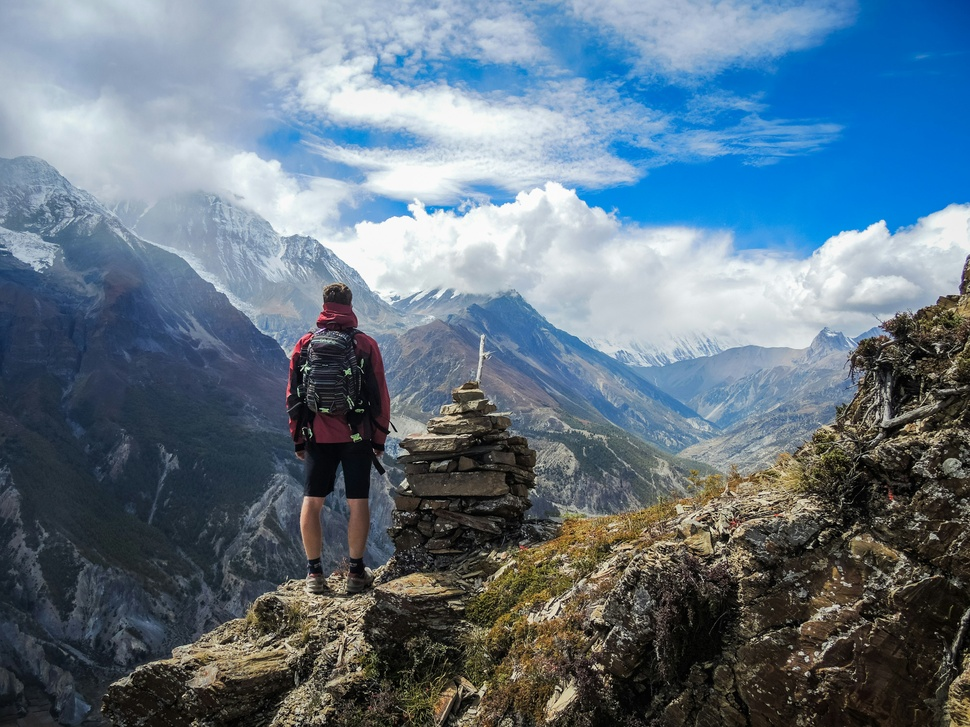
#> input picture Task1/imageq5.jpg, 970 x 727 px, shrunk from 4000 x 3000 before the run, given in place of image1.png, which was not available; the run also reads 1 picture not shown here
$ jupyter execute --allow-errors 2024pcr0046_IP_Assignment_3.ipynb   (text cells are left out)
#> lines starting #> are read from the running program, lines starting #| are printed output that depends on the picture; pictures that were not available may be replaced by others from this repository, and a replacement may not be noted
[cell 1]
import cv2
import numpy as np
import matplotlib.pyplot as plt

[cell 2]
# Load images in grayscale
image1 = cv2.imread("image1.png", cv2.IMREAD_GRAYSCALE)
#> image1: shape (727, 970); min 0, max 255, mean 113.3
image2 = cv2.imread("image2.png", cv2.IMREAD_GRAYSCALE)
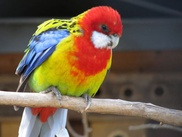
#> input picture Task1/imagequestiontwo.jpg, 182 x 137 px, shrunk from 750 x 563 before the run, given in place of image2.png, which was not available
#> image2: shape (137, 182); min 3, max 255, mean 96.2

# Resize both images to the same size
image1 = cv2.resize(image1, (500, 500))
#> image1: shape (500, 500)
image2 = cv2.resize(image2, (500, 500))
#> image2: shape (500, 500)

# Display the input images
plt.figure(figsize=(10,5))
plt.subplot(1,2,1), plt.imshow(image1, cmap="gray"), plt.title("Image 1")
plt.subplot(1,2,2), plt.imshow(image2, cmap="gray"), plt.title("Image 2")
plt.show()

[cell 3]
# Apply an averaging filter (Box filter)
low_pass_avg_3 = cv2.blur(image1, (3,3))
# Apply median filter
low_pass_median_3 = cv2.medianBlur(image1, 3)

# Display results
plt.figure(figsize=(10,5))
plt.subplot(1,3,1), plt.imshow(low_pass_avg_3, cmap="gray"), plt.title("Averaging (3x3)")
plt.subplot(1,3,2), plt.imshow(low_pass_median_3, cmap="gray"), plt.title("Median (3x3)")
plt.show()

[cell 4]
# Generate a high-pass filter by subtracting a blurred version from the original
high_pass_3 = cv2.subtract(image2, cv2.blur(image2, (3,3)))
# high_pass_5 = cv2.subtract(image2, cv2.blur(image2, (5,5)))
# high_pass_7 = cv2.subtract(image2, cv2.blur(image2, (7,7)))

# Normalize for visualization
high_pass_3 = cv2.addWeighted(high_pass_3, 2.0, np.zeros_like(high_pass_3), 0, 128)
# high_pass_5 = cv2.addWeighted(high_pass_5, 2.0, np.zeros_like(high_pass_5), 0, 128)
# high_pass_7 = cv2.addWeighted(high_pass_7, 2.0, np.zeros_like(high_pass_7), 0, 128)

# Display results
plt.figure(figsize=(10,5))
plt.subplot(1,3,1), plt.imshow(high_pass_3, cmap="gray"), plt.title("High-Pass (3x3)")
# plt.subplot(1,3,2), plt.imshow(high_pass_5, cmap="gray"), plt.title("High-Pass (5x5)")
# plt.subplot(1,3,3), plt.imshow(high_pass_7, cmap="gray"), plt.title("High-Pass (7x7)")
plt.show()

[cell 5]
# Best low-pass and high-pass images based on observations
best_low_pass = cv2.GaussianBlur(image1, (21, 21), 10)
best_high_pass = cv2.subtract(image2, cv2.GaussianBlur(image2, (21, 21), 10))

# Normalize high-pass filter
best_high_pass = cv2.addWeighted(best_high_pass, 2.0, np.zeros_like(best_high_pass), 0, 128)
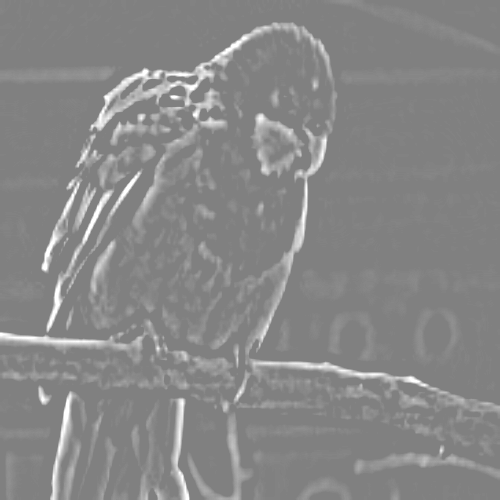
#> best_high_pass: shape (500, 500); min 128, max 255, mean 135.4

# Create hybrid image
hybrid_image = cv2.addWeighted(best_low_pass, 0.6, best_high_pass, 0.4, 0)
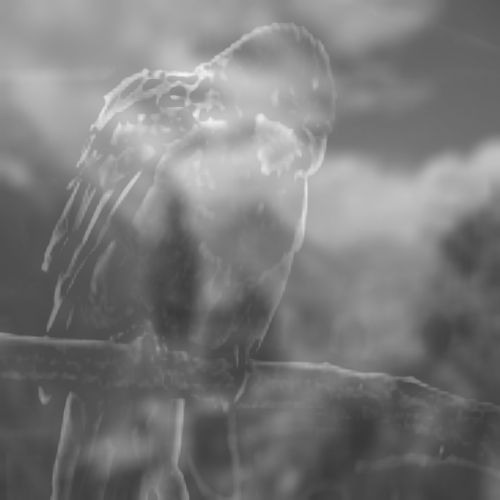
#> hybrid_image: shape (500, 500); min 56, max 243, mean 122.1

# Display hybrid image
plt.figure(figsize=(5,5))
plt.imshow(hybrid_image, cmap="gray"), plt.title("Hybrid Image (Spatial Filtering)")
plt.show()

[cell 6]
# Apply Gaussian blur with different kernel sizes
gaussian_5 = cv2.GaussianBlur(image1, (5,5), 10)
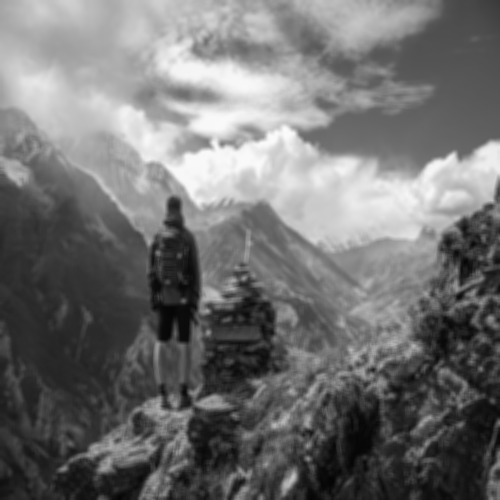
#> gaussian_5: shape (500, 500); min 4, max 251, mean 113.2
gaussian_11 = cv2.GaussianBlur(image1, (11,11), 10)
gaussian_21 = cv2.GaussianBlur(image1, (21,21), 10)

# Display results
plt.figure(figsize=(10,5))
plt.subplot(1,3,1), plt.imshow(gaussian_5, cmap="gray"), plt.title("Gaussian Blur (5x5)")
plt.subplot(1,3,2), plt.imshow(gaussian_11, cmap="gray"), plt.title("Gaussian Blur (11x11)")
plt.subplot(1,3,3), plt.imshow(gaussian_21, cmap="gray"), plt.title("Gaussian Blur (21x21)")
plt.show()

[cell 7]
# Apply Gaussian blur with different sigma values
gaussian_sigma_2 = cv2.GaussianBlur(image1, (21,21), 2)
gaussian_sigma_5 = cv2.GaussianBlur(image1, (21,21), 5)
gaussian_sigma_10 = cv2.GaussianBlur(image1, (21,21), 10)

# Display results
plt.figure(figsize=(10,5))
plt.subplot(1,3,1), plt.imshow(gaussian_sigma_2, cmap="gray"), plt.title("Gaussian σ=2")
plt.subplot(1,3,2), plt.imshow(gaussian_sigma_5, cmap="gray"), plt.title("Gaussian σ=5")
plt.subplot(1,3,3), plt.imshow(gaussian_sigma_10, cmap="gray"), plt.title("Gaussian σ=10")
plt.show()

[cell 8]
# Apply Gaussian blur for low-pass filtering
best_low_pass_gaussian = cv2.GaussianBlur(image1, (21,21), 10)

# Generate high-pass filtered image
best_high_pass_gaussian = cv2.subtract(image2, cv2.GaussianBlur(image2, (21,21), 10))
best_high_pass_gaussian = cv2.addWeighted(best_high_pass_gaussian, 2.0, np.zeros_like(best_high_pass_gaussian), 0, 128)

# Create hybrid image
hybrid_gaussian = cv2.addWeighted(best_low_pass_gaussian, 0.6, best_high_pass_gaussian, 0.4, 0)

# Display results
plt.figure(figsize=(5,5))
plt.imshow(hybrid_gaussian, cmap="gray"), plt.title("Hybrid Image (Gaussian Filtering)")
plt.show()

[cell 9]
def gaussian_pyramid(image, levels=5):
#> called with levels = 5
    gp = [image]
    for i in range(levels - 1):
        image = cv2.pyrDown(image)  # Downsample the image
        gp.append(image)
#> after the loop, gp = 5 items
    return gp

# Generate Gaussian Pyramids
gp_image1 = gaussian_pyramid(image1, 5)
#> gp_image1 = 5 items
gp_image2 = gaussian_pyramid(image2, 5)
#> call 2 of gaussian_pyramid, with levels = 5
#> after the loop in gaussian_pyramid (call 2), `for i in range(levels - 1):`:
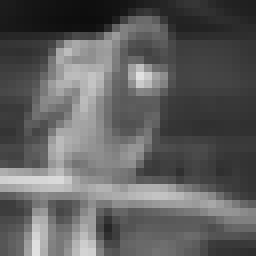
#> image: shape (32, 32) (shown 8 times larger); min 13, max 225, mean 94.6
#> gp_image2 = 5 items

# Display Gaussian Pyramid levels
plt.figure(figsize=(10,5))
for i in range(5):
    plt.subplot(2, 5, i+1)
    plt.imshow(gp_image1[i], cmap="gray")
    plt.title(f"Level {i}")
    plt.axis("off")

    plt.subplot(2, 5, i+6)
    plt.imshow(gp_image2[i], cmap="gray")
    plt.title(f"Level {i}")
    plt.axis("off")

plt.suptitle("Gaussian Pyramids (Image 1 and Image 2)")
plt.show()

[cell 10]
def laplacian_pyramid(image, levels=5):
#> called with levels = 5
    gp = gaussian_pyramid(image, levels)
#> gp = 5 items
    lp = []
    for i in range(levels - 1):
        size = (gp[i].shape[1], gp[i].shape[0])  # Original size before downsampling
        expanded = cv2.pyrUp(gp[i + 1], dstsize=size)  # Upsample
        laplacian = cv2.subtract(gp[i], expanded)  # Subtract to get high-frequency details
        lp.append(laplacian)
#> this loop made 4 passes
#> pass 1, in laplacian_pyramid, `laplacian = cv2.subtract(gp[i], expanded)`:
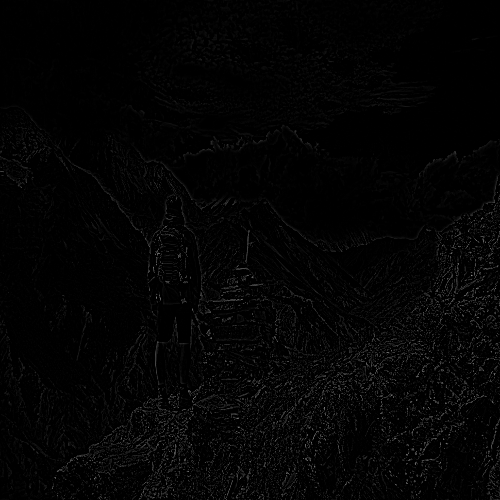
#> laplacian: shape (500, 500); min 0, max 139, mean 3.9
#> after the loop, lp = 4 items
    lp.append(gp[-1])  # Add the last level (smallest Gaussian)
    return lp

# Generate Laplacian Pyramids
lp_image1 = laplacian_pyramid(image1, 5)
#> lp_image1 = 5 items
lp_image2 = laplacian_pyramid(image2, 5)
#> lp_image2 = 5 items

# Display Laplacian Pyramid levels
plt.figure(figsize=(10,5))
for i in range(4):  # Skip last level as it's the smallest Gaussian
    plt.subplot(2, 4, i+1)
    plt.imshow(lp_image1[i], cmap="gray")
    plt.title(f"Level {i}")
    plt.axis("off")

    plt.subplot(2, 4, i+5)
    plt.imshow(lp_image2[i], cmap="gray")
    plt.title(f"Level {i}")
    plt.axis("off")

plt.suptitle("Laplacian Pyramids (Image 1 and Image 2)")
plt.show()
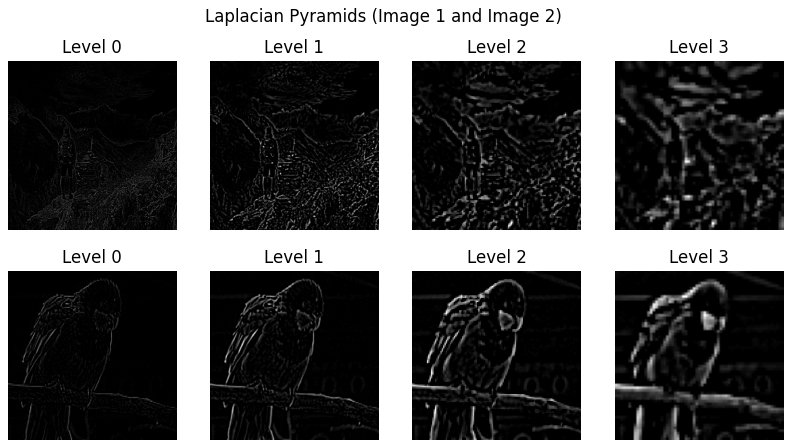
#> figure drawn by matplotlib, 8 panels

[cell 11]
def blend_pyramids(lp1, lp2):
    blended_pyramid = []
    for l1, l2 in zip(lp1, lp2):
        rows, cols = l1.shape
        blended = np.hstack((l1[:, :cols//2], l2[:, cols//2:]))  # Blend left-half and right-half
        blended_pyramid.append(blended)
#> this loop made 5 passes
#> (rows, cols) on passes 1 to 5: (500, 500), (250, 250), (125, 125), (63, 63), (32, 32)
#> pass 1, in blend_pyramids, `blended = np.hstack((l1[:, :cols//2], l2[:, cols//2:]))`:
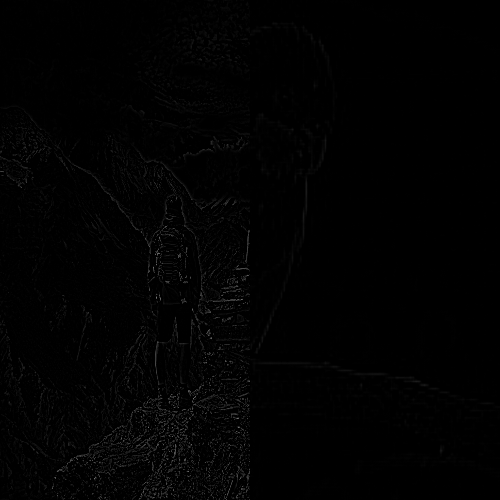
#> blended: shape (500, 500); min 0, max 121, mean 1.9
#> after the loop, blended_pyramid = 5 items
    return blended_pyramid

# Blend Laplacian pyramids
blended_pyramid = blend_pyramids(lp_image1, lp_image2)
#> blended_pyramid = 5 items

# Display blended pyramid levels
plt.figure(figsize=(10,5))
for i in range(len(blended_pyramid) - 1):
    plt.subplot(1, len(blended_pyramid) - 1, i+1)
    plt.imshow(blended_pyramid[i], cmap="gray")
    plt.title(f"Blended Level {i}")
    plt.axis("off")

plt.suptitle("Blended Laplacian Pyramids")
plt.show()
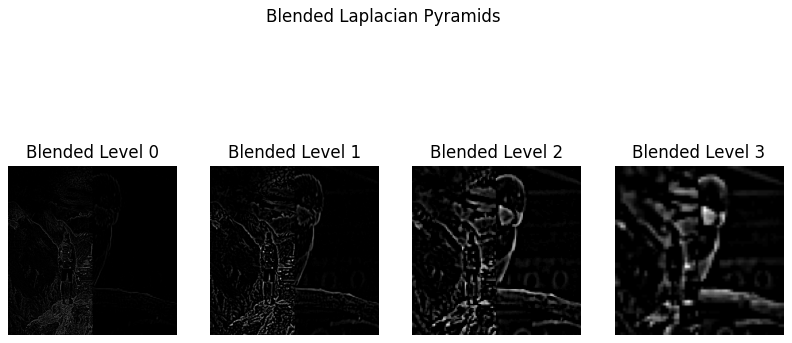
#> figure drawn by matplotlib, 4 panels

[cell 12]
def reconstruct_from_pyramid(lp):
    image = lp[-1]  # Start with the smallest Gaussian
    for i in range(len(lp) - 2, -1, -1):
        size = (lp[i].shape[1], lp[i].shape[0])  # Match original size
        image = cv2.pyrUp(image, dstsize=size)  # Upsample
        image = cv2.add(image, lp[i])  # Add Laplacian details
#> this loop made 4 passes
#> (i, size) on passes 1, 3, 4: (3, (63, 63)), (1, (250, 250)), (0, (500, 500))
#> pass 1, in reconstruct_from_pyramid, `image = cv2.add(image, lp[i])`:
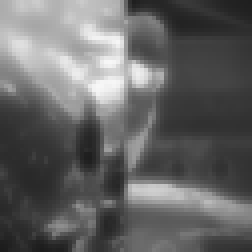
#> image: shape (63, 63) (shown 4 times larger); min 28, max 247, mean 100.3
    return image

# Reconstruct final hybrid image
hybrid_pyramid = reconstruct_from_pyramid(blended_pyramid)

# Display result
plt.figure(figsize=(5,5))
plt.imshow(hybrid_pyramid, cmap="gray"), plt.title("Hybrid Image (Pyramid Blending)")
plt.axis("off")
plt.show()

[cell 13]
# Apply bilateral filtering to smooth while preserving edges
bilateral_5 = cv2.bilateralFilter(image1, d=9, sigmaColor=75, sigmaSpace=75)
bilateral_10 = cv2.bilateralFilter(image1, d=15, sigmaColor=100, sigmaSpace=100)
bilateral_15 = cv2.bilateralFilter(image1, d=25, sigmaColor=150, sigmaSpace=150)

# Display results
plt.figure(figsize=(10,5))
plt.subplot(1,3,1), plt.imshow(bilateral_5, cmap="gray"), plt.title("Bilateral d=9")
plt.subplot(1,3,2), plt.imshow(bilateral_10, cmap="gray"), plt.title("Bilateral d=15")
plt.subplot(1,3,3), plt.imshow(bilateral_15, cmap="gray"), plt.title("Bilateral d=25")
plt.show()

[cell 14]
def bilateral_pyramid(image, levels=5):
#> called with levels = 5
    bp = [image]
    for i in range(levels - 1):
        image = cv2.bilateralFilter(image, d=9, sigmaColor=75, sigmaSpace=75)
        image = cv2.pyrDown(image)  # Downsample
        bp.append(image)
#> after the loop, bp = 5 items
    return bp

# Generate Bilateral Pyramid
bp_image1 = bilateral_pyramid(image1, 5)
#> bp_image1 = 5 items
bp_image2 = bilateral_pyramid(image2, 5)
#> bp_image2 = 5 items

# Construct Laplacian Pyramid
def laplacian_from_bilateral(bp):
    lp = []
    for i in range(len(bp) - 1):
        size = (bp[i].shape[1], bp[i].shape[0])  # Original size
        expanded = cv2.pyrUp(bp[i + 1], dstsize=size)  # Upsample
        laplacian = cv2.subtract(bp[i], expanded)  # Compute high-pass
        lp.append(laplacian)
#> this loop made 4 passes
#> after the loop, lp = 4 items
    lp.append(bp[-1])  # Add last level
    return lp

lp_bilateral1 = laplacian_from_bilateral(bp_image1)
#> lp_bilateral1 = 5 items
lp_bilateral2 = laplacian_from_bilateral(bp_image2)
#> the loop in laplacian_from_bilateral (call 2), `for i in range(len(bp) - 1):` made 4 passes
#> lp_bilateral2 = 5 items

# Display Laplacian Pyramids
plt.figure(figsize=(10,5))
for i in range(len(lp_bilateral1) - 1):
    plt.subplot(2, 4, i+1)
    plt.imshow(lp_bilateral1[i], cmap="gray")
    plt.title(f"Level {i}")
    plt.axis("off")

    plt.subplot(2, 4, i+5)
    plt.imshow(lp_bilateral2[i], cmap="gray")
    plt.title(f"Level {i}")
    plt.axis("off")

plt.suptitle("Laplacian Pyramids with Bilateral Filtering")
plt.show()

[cell 15]
# Blend pyramids
blended_pyramid_bilateral = blend_pyramids(lp_bilateral1, lp_bilateral2)
#> the loop in blend_pyramids (call 2), `for l1, l2 in zip(lp1, lp2):` made 5 passes
#> blended_pyramid_bilateral = 5 items

# Display blended pyramid levels
plt.figure(figsize=(10,5))
for i in range(len(blended_pyramid_bilateral) - 1):
    plt.subplot(1, len(blended_pyramid_bilateral) - 1, i+1)
    plt.imshow(blended_pyramid_bilateral[i], cmap="gray")
    plt.title(f"Blended Level {i}")
    plt.axis("off")

plt.suptitle("Blended Laplacian Pyramids (Bilateral Filtering)")
plt.show()

[cell 16]
# Reconstruct final hybrid image
hybrid_bilateral = reconstruct_from_pyramid(blended_pyramid_bilateral)
#> the loop in reconstruct_from_pyramid (call 2), `for i in range(len(lp) - 2, -1, -1):` made 4 passes

# Display the final result
plt.figure(figsize=(5,5))
plt.imshow(hybrid_bilateral, cmap="gray"), plt.title("Hybrid Image (Bilateral Filtering)")
plt.axis("off")
plt.show()

[cell 17]
def fourier_transform(image):
    dft = np.fft.fft2(image)  # Compute DFT
    dft_shift = np.fft.fftshift(dft)  # Shift the zero frequency to the center
    magnitude_spectrum = np.log(np.abs(dft_shift) + 1)  # Compute magnitude
    return dft, dft_shift, magnitude_spectrum

# Compute Fourier Transform for both images
dft1, dft_shift1, mag1 = fourier_transform(image1)
dft2, dft_shift2, mag2 = fourier_transform(image2)

# [5 lines of commented-out code are left out]

[cell 18]
def create_frequency_mask(shape, cutoff, high_pass=False):
#> called with shape = (500, 500), cutoff = 30, high_pass = False
    rows, cols = shape
    center = (rows//2, cols//2)
    mask = np.zeros((rows, cols), np.float32)

    for i in range(rows):
        for j in range(cols):
            distance = np.sqrt((i - center[0])**2 + (j - center[1])**2)
            if high_pass:
                mask[i, j] = 1 if distance > cutoff else 0  # Keep high frequencies
            else:
                mask[i, j] = 1 if distance < cutoff else 0  # Keep low frequencies
    return mask

# Create low-pass and high-pass masks
low_pass_mask = create_frequency_mask(image1.shape, cutoff=30, high_pass=False)
high_pass_mask = create_frequency_mask(image2.shape, cutoff=50, high_pass=True)

# [5 lines of commented-out code are left out]

[cell 19]
# Apply filters in frequency domain
low_pass_filtered = dft_shift1 * low_pass_mask
high_pass_filtered = dft_shift2 * high_pass_mask

# [5 lines of commented-out code are left out]

[cell 20]
# Combine both frequency-filtered images
combined_freq = low_pass_filtered + high_pass_filtered

# Compute inverse Fourier Transform
def inverse_fourier_transform(dft_shift):
    dft_ishift = np.fft.ifftshift(dft_shift)  # Shift back
    img_back = np.fft.ifft2(dft_ishift)  # Inverse FFT
    img_back = np.abs(img_back)  # Get real values
    return img_back

# Generate hybrid image
hybrid_freq = inverse_fourier_transform(combined_freq)

# Display the final result
plt.figure(figsize=(5,5))
plt.imshow(hybrid_freq, cmap="gray"), plt.title("Hybrid Image (Frequency Domain)")
plt.axis("off")
plt.show()

[cell 21]
# Split the color channels
image1_color = cv2.imread("image1.png")  # Load first image in color
image2_color = cv2.imread("image2.png")  # Load second image in color
image1_color = cv2.cvtColor(image1_color, cv2.COLOR_BGR2RGB)  # Convert to RGB
image2_color = cv2.cvtColor(image2_color, cv2.COLOR_BGR2RGB)  # Convert to RGB

# Split into R, G, B channels
r1, g1, b1 = cv2.split(image1_color)
r2, g2, b2 = cv2.split(image2_color)

# Display original color images
plt.figure(figsize=(10,5))
plt.subplot(1,2,1), plt.imshow(image1_color), plt.title("Image 1")
plt.subplot(1,2,2), plt.imshow(image2_color), plt.title("Image 2")
plt.show()

[cell 22]
def hybrid_color_spatial(channel1, channel2, low_pass_size=15, high_pass_size=5):
    # Low-pass filter
    low_pass = cv2.GaussianBlur(channel1, (low_pass_size, low_pass_size), 0)

    # High-pass filter (subtract blurred image from original)
    high_pass = cv2.subtract(channel2, cv2.GaussianBlur(channel2, (high_pass_size, high_pass_size), 0))

    # Combine both filtered images
    hybrid = cv2.add(low_pass, high_pass)
    return hybrid

# Process each color channel separately
#> (the rest of this cell did not finish here and is left out)

[cell 23]
def hybrid_color_frequency(channel1, channel2, low_cutoff=30, high_cutoff=50):
    # Compute Fourier Transforms
    dft1, dft_shift1, _ = fourier_transform(channel1)
    dft2, dft_shift2, _ = fourier_transform(channel2)

    # Create low-pass and high-pass masks
    low_pass_mask = create_frequency_mask(channel1.shape, cutoff=low_cutoff, high_pass=False)
    high_pass_mask = create_frequency_mask(channel2.shape, cutoff=high_cutoff, high_pass=True)

    # Apply masks
    low_pass_filtered = dft_shift1 * low_pass_mask
    high_pass_filtered = dft_shift2 * high_pass_mask

    # Combine frequency components
    combined_freq = low_pass_filtered + high_pass_filtered

    # Inverse Fourier Transform
    hybrid_channel = inverse_fourier_transform(combined_freq)
    return hybrid_channel

# Process each color channel separately
#> (the rest of this cell did not finish here and is left out)

[cell 24]
plt.figure(figsize=(10,5))
#> (the rest of this cell did not finish here and is left out)

[cell 25]
import cv2
import numpy as np
import matplotlib.pyplot as plt

# Load the image
image = cv2.imread("X.jpg")  # Replace with the actual image filename
gray = cv2.cvtColor(image, cv2.COLOR_BGR2GRAY)  # Convert to grayscale

# Apply Gaussian blur to reduce noise
gray_blurred = cv2.GaussianBlur(gray, (7, 7), 2)

# Display the preprocessed image
plt.figure(figsize=(5,5))
plt.imshow(gray_blurred, cmap='gray')
plt.title("Preprocessed Image")
plt.axis("off")
plt.show()

[cell 26]
# Apply Hough Transform for Circle Detection
circles = cv2.HoughCircles(gray_blurred, cv2.HOUGH_GRADIENT, dp=1.2, minDist=30,
                           param1=60, param2=25, minRadius=5, maxRadius=80)
#> circles = [[78.6, 47.4, 39.68], [45, 45, 25.4], [78.6, 78.6, 11.12], [103.8, 13.8, 10.88], [19.8, 70.2, 10.88], [117, 78.6, 9.68], [61.8, 17.4, 10.64], [118.2, 40.2, 11.48]]

# Create a copy of the image to draw circles
image_with_circles = image.copy()

# If circles are detected, draw them
if circles is not None:
    circles = np.uint16(np.around(circles))  # Round circle parameters
#> circles = [[79, 47, 40], [45, 45, 25], [79, 79, 11], [104, 14, 11], [20, 70, 11], [117, 79, 10], [62, 17, 11], [118, 40, 11]]
    for circle in circles[0, :]:
        x, y, r = circle
        cv2.circle(image_with_circles, (x, y), r, (0, 255, 0), 2)  # Draw circle
#> this loop made 8 passes
       # cv2.circle(image_with_circles, (x, y), 2, (0, 0, 255), 3)  # Draw center

# Display the original and processed images side by side
plt.figure(figsize=(12, 6))

# Show original image
plt.subplot(1, 2, 1)
plt.imshow(cv2.cvtColor(image, cv2.COLOR_BGR2RGB))
plt.title("Original Image")
plt.axis("off")

# Show image with detected circles
plt.subplot(1, 2, 2)
plt.imshow(cv2.cvtColor(image_with_circles, cv2.COLOR_BGR2RGB))
plt.title("Detected Circles")
plt.axis("off")

plt.show()
